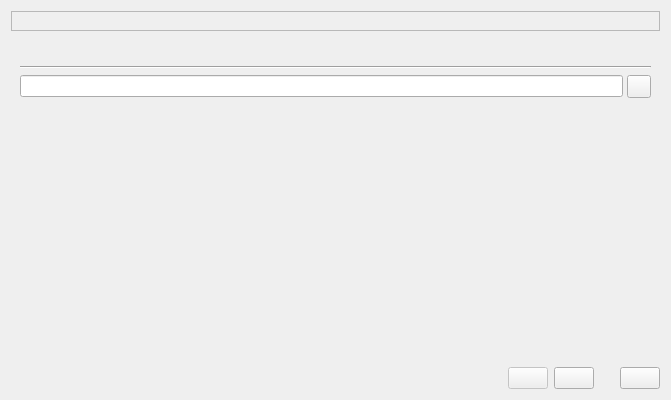
<?xml version="1.0" encoding="UTF-8"?>
<ui version="4.0">
 <class>First_Start_Wizard</class>
 <widget class="QDialog" name="First_Start_Wizard">
  <property name="geometry">
   <rect>
    <x>0</x>
    <y>0</y>
    <width>671</width>
    <height>400</height>
   </rect>
  </property>
  <property name="windowTitle">
   <string>Initial Setup</string>
  </property>
  <property name="windowIcon">
   <iconset resource="../resources/icons.qrc">
    <normaloff>:/wizard.png</normaloff>:/wizard.png</iconset>
  </property>
  <layout class="QGridLayout" name="gridLayout_2">
   <item row="0" column="0">
    <widget class="QLabel" name="Label_Caption">
     <property name="font">
      <font>
       <pointsize>12</pointsize>
      </font>
     </property>
     <property name="frameShape">
      <enum>QFrame::StyledPanel</enum>
     </property>
     <property name="frameShadow">
      <enum>QFrame::Plain</enum>
     </property>
     <property name="text">
      <string/>
     </property>
    </widget>
   </item>
   <item row="1" column="0">
    <widget class="QStackedWidget" name="All_Pages">
     <property name="currentIndex">
      <number>1</number>
     </property>
     <widget class="QWidget" name="Welcome_Page">
      <layout class="QGridLayout" name="gridLayout_5">
       <item row="0" column="0">
        <widget class="QLabel" name="Label_Welcome_Text">
         <property name="text">
          <string/>
         </property>
         <property name="wordWrap">
          <bool>true</bool>
         </property>
        </widget>
       </item>
       <item row="1" column="0">
        <spacer name="verticalSpacer_3">
         <property name="orientation">
          <enum>Qt::Vertical</enum>
         </property>
         <property name="sizeHint" stdset="0">
          <size>
           <width>20</width>
           <height>100</height>
          </size>
         </property>
        </spacer>
       </item>
       <item row="2" column="0">
        <layout class="QHBoxLayout" name="horizontalLayout_2">
         <item>
          <widget class="QLabel" name="Label_Select_Language">
           <property name="text">
            <string/>
           </property>
          </widget>
         </item>
         <item>
          <widget class="QComboBox" name="CB_Language">
           <item>
            <property name="text">
             <string>English</string>
            </property>
           </item>
          </widget>
         </item>
        </layout>
       </item>
       <item row="3" column="0">
        <spacer name="verticalSpacer_4">
         <property name="orientation">
          <enum>Qt::Vertical</enum>
         </property>
         <property name="sizeHint" stdset="0">
          <size>
           <width>20</width>
           <height>101</height>
          </size>
         </property>
        </spacer>
       </item>
      </layout>
     </widget>
     <widget class="QWidget" name="General_Settings_Page">
      <layout class="QVBoxLayout" name="verticalLayout_6">
       <item>
        <layout class="QVBoxLayout" name="verticalLayout_5">
         <item>
          <layout class="QHBoxLayout" name="horizontalLayout_5">
           <item>
            <widget class="QLabel" name="Label_VM_Dir">
             <property name="sizePolicy">
              <sizepolicy hsizetype="Preferred" vsizetype="Preferred">
               <horstretch>0</horstretch>
               <verstretch>0</verstretch>
              </sizepolicy>
             </property>
             <property name="text">
              <string/>
             </property>
             <property name="wordWrap">
              <bool>true</bool>
             </property>
            </widget>
           </item>
          </layout>
         </item>
         <item>
          <widget class="Line" name="line_2">
           <property name="orientation">
            <enum>Qt::Horizontal</enum>
           </property>
          </widget>
         </item>
         <item>
          <layout class="QGridLayout" name="gridLayout_3">
           <property name="leftMargin">
            <number>0</number>
           </property>
           <property name="spacing">
            <number>4</number>
           </property>
           <item row="0" column="1">
            <widget class="QToolButton" name="TB_Browse_VM_Dir">
             <property name="text">
              <string/>
             </property>
             <property name="icon">
              <iconset resource="../resources/icons.qrc">
               <normaloff>:/open-folder.png</normaloff>:/open-folder.png</iconset>
             </property>
            </widget>
           </item>
           <item row="2" column="0" colspan="2">
            <spacer name="verticalSpacer_5">
             <property name="orientation">
              <enum>Qt::Vertical</enum>
             </property>
             <property name="sizeHint" stdset="0">
              <size>
               <width>20</width>
               <height>40</height>
              </size>
             </property>
            </spacer>
           </item>
           <item row="0" column="0">
            <widget class="QLineEdit" name="Edit_VM_Dir"/>
           </item>
          </layout>
         </item>
        </layout>
       </item>
      </layout>
     </widget>
     <widget class="QWidget" name="Find_Emulators_Page">
      <layout class="QGridLayout" name="gridLayout">
       <item row="0" column="0" colspan="4">
        <widget class="QLabel" name="Label_Find_Emulators">
         <property name="text">
          <string/>
         </property>
         <property name="wordWrap">
          <bool>true</bool>
         </property>
        </widget>
       </item>
       <item row="1" column="0" colspan="4">
        <widget class="QPlainTextEdit" name="Edit_Enulators_List">
         <property name="verticalScrollBarPolicy">
          <enum>Qt::ScrollBarAlwaysOn</enum>
         </property>
         <property name="horizontalScrollBarPolicy">
          <enum>Qt::ScrollBarAlwaysOff</enum>
         </property>
         <property name="readOnly">
          <bool>true</bool>
         </property>
        </widget>
       </item>
       <item row="2" column="0">
        <widget class="QPushButton" name="Button_Find_Emulators">
         <property name="text">
          <string/>
         </property>
         <property name="icon">
          <iconset resource="../resources/icons.qrc">
           <normaloff>:/system-search.png</normaloff>:/system-search.png</iconset>
         </property>
        </widget>
       </item>
       <item row="2" column="1">
        <widget class="QPushButton" name="Button_Skip_Find">
         <property name="text">
          <string/>
         </property>
         <property name="icon">
          <iconset resource="../resources/icons.qrc">
           <normaloff>:/go.png</normaloff>:/go.png</iconset>
         </property>
        </widget>
       </item>
       <item row="2" column="2">
        <widget class="QPushButton" name="Button_Edit">
         <property name="enabled">
          <bool>false</bool>
         </property>
         <property name="text">
          <string/>
         </property>
         <property name="icon">
          <iconset resource="../resources/icons.qrc">
           <normaloff>:/edit.png</normaloff>:/edit.png</iconset>
         </property>
        </widget>
       </item>
       <item row="2" column="3">
        <spacer name="horizontalSpacer_3">
         <property name="orientation">
          <enum>Qt::Horizontal</enum>
         </property>
         <property name="sizeHint" stdset="0">
          <size>
           <width>306</width>
           <height>20</height>
          </size>
         </property>
        </spacer>
       </item>
      </layout>
     </widget>
     <widget class="QWidget" name="Add_Emulator_Page">
      <layout class="QVBoxLayout" name="verticalLayout_10">
       <item>
        <layout class="QVBoxLayout" name="verticalLayout_9">
         <item>
          <widget class="QLabel" name="Label_Add_Emulator_Help">
           <property name="text">
            <string/>
           </property>
          </widget>
         </item>
         <item>
          <spacer name="verticalSpacer_9">
           <property name="orientation">
            <enum>Qt::Vertical</enum>
           </property>
           <property name="sizeType">
            <enum>QSizePolicy::Fixed</enum>
           </property>
           <property name="sizeHint" stdset="0">
            <size>
             <width>40</width>
             <height>20</height>
            </size>
           </property>
          </spacer>
         </item>
        </layout>
       </item>
       <item>
        <widget class="QLabel" name="Label_Add_Emulator_Path">
         <property name="text">
          <string/>
         </property>
        </widget>
       </item>
       <item>
        <layout class="QGridLayout" name="gridLayout_4">
         <property name="leftMargin">
          <number>10</number>
         </property>
         <property name="spacing">
          <number>4</number>
         </property>
         <item row="0" column="0">
          <widget class="QLineEdit" name="Edit_Add_Emulator_Path"/>
         </item>
         <item row="0" column="1">
          <widget class="QToolButton" name="TB_Add_Emulator_Browse">
           <property name="text">
            <string/>
           </property>
           <property name="icon">
            <iconset resource="../resources/icons.qrc">
             <normaloff>:/open-folder.png</normaloff>:/open-folder.png</iconset>
           </property>
          </widget>
         </item>
         <item row="1" column="0">
          <spacer name="verticalSpacer_6">
           <property name="orientation">
            <enum>Qt::Vertical</enum>
           </property>
           <property name="sizeType">
            <enum>QSizePolicy::Fixed</enum>
           </property>
           <property name="sizeHint" stdset="0">
            <size>
             <width>40</width>
             <height>10</height>
            </size>
           </property>
          </spacer>
         </item>
        </layout>
       </item>
       <item>
        <widget class="QLabel" name="Label_Add_Emulator_Version">
         <property name="text">
          <string/>
         </property>
        </widget>
       </item>
       <item>
        <layout class="QVBoxLayout" name="verticalLayout_8">
         <item>
          <layout class="QHBoxLayout" name="horizontalLayout_3">
           <item>
            <widget class="QPushButton" name="Button_Add_Emulator_Find">
             <property name="text">
              <string/>
             </property>
             <property name="icon">
              <iconset resource="../resources/icons.qrc">
               <normaloff>:/system-search.png</normaloff>:/system-search.png</iconset>
             </property>
            </widget>
           </item>
           <item>
            <widget class="QPushButton" name="Button_Add_Emulator_Manual_Mode">
             <property name="text">
              <string/>
             </property>
             <property name="icon">
              <iconset resource="../resources/icons.qrc">
               <normaloff>:/edit.png</normaloff>:/edit.png</iconset>
             </property>
            </widget>
           </item>
           <item>
            <spacer name="horizontalSpacer_4">
             <property name="orientation">
              <enum>Qt::Horizontal</enum>
             </property>
             <property name="sizeHint" stdset="0">
              <size>
               <width>40</width>
               <height>20</height>
              </size>
             </property>
            </spacer>
           </item>
          </layout>
         </item>
         <item>
          <spacer name="verticalSpacer_8">
           <property name="orientation">
            <enum>Qt::Vertical</enum>
           </property>
           <property name="sizeHint" stdset="0">
            <size>
             <width>20</width>
             <height>17</height>
            </size>
           </property>
          </spacer>
         </item>
        </layout>
       </item>
      </layout>
     </widget>
     <widget class="QWidget" name="Finish_Page">
      <layout class="QGridLayout" name="gridLayout_6">
       <item row="0" column="0">
        <widget class="QLabel" name="Label_Finish_Text">
         <property name="text">
          <string/>
         </property>
         <property name="wordWrap">
          <bool>true</bool>
         </property>
        </widget>
       </item>
      </layout>
     </widget>
    </widget>
   </item>
   <item row="2" column="0">
    <layout class="QHBoxLayout" name="horizontalLayout">
     <item>
      <spacer name="horizontalSpacer">
       <property name="orientation">
        <enum>Qt::Horizontal</enum>
       </property>
       <property name="sizeHint" stdset="0">
        <size>
         <width>40</width>
         <height>20</height>
        </size>
       </property>
      </spacer>
     </item>
     <item>
      <widget class="QPushButton" name="Button_Back">
       <property name="enabled">
        <bool>false</bool>
       </property>
       <property name="text">
        <string/>
       </property>
       <property name="icon">
        <iconset resource="../resources/icons.qrc">
         <normaloff>:/previous.png</normaloff>:/previous.png</iconset>
       </property>
      </widget>
     </item>
     <item>
      <widget class="QPushButton" name="Button_Next">
       <property name="text">
        <string/>
       </property>
       <property name="icon">
        <iconset resource="../resources/icons.qrc">
         <normaloff>:/next.png</normaloff>:/next.png</iconset>
       </property>
      </widget>
     </item>
     <item>
      <spacer name="horizontalSpacer_2">
       <property name="orientation">
        <enum>Qt::Horizontal</enum>
       </property>
       <property name="sizeType">
        <enum>QSizePolicy::Fixed</enum>
       </property>
       <property name="sizeHint" stdset="0">
        <size>
         <width>20</width>
         <height>20</height>
        </size>
       </property>
      </spacer>
     </item>
     <item>
      <widget class="QPushButton" name="Button_Cancel">
       <property name="text">
        <string/>
       </property>
       <property name="icon">
        <iconset resource="../resources/icons.qrc">
         <normaloff>:/cancel.png</normaloff>:/cancel.png</iconset>
       </property>
      </widget>
     </item>
    </layout>
   </item>
  </layout>
 </widget>
 <resources>
  <include location="../resources/icons.qrc"/>
 </resources>
 <connections/>
</ui>
